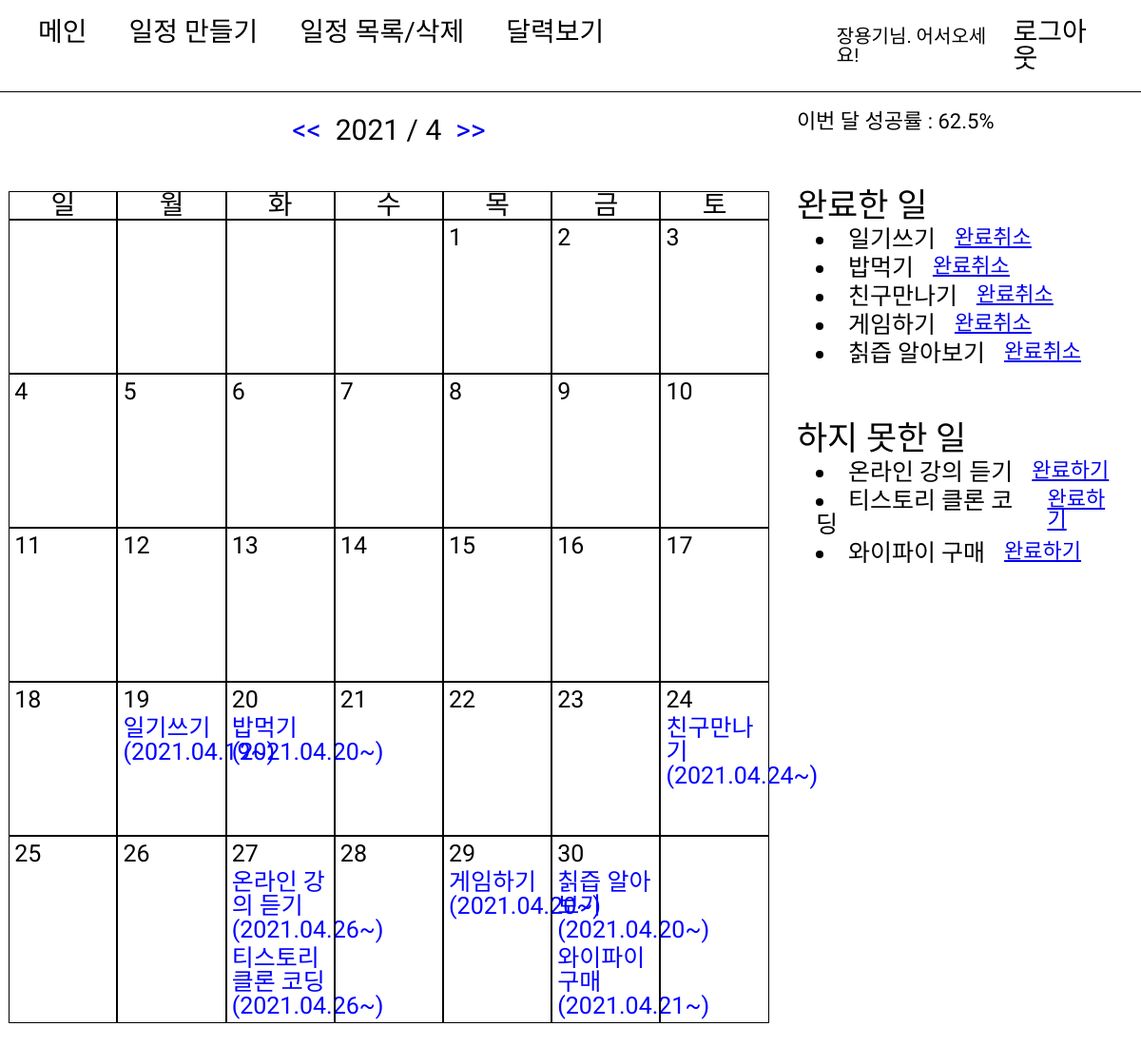
Page /2021/4/ (signed in) on the committed database.
### accounts/models.py (models this page shows)
class User(AbstractUser):
    age = models.IntegerField(null=True)

### diary/models.py (models this page shows)
class todoModel(models.Model):
    SUCCESS = 'S'
    FAIL = 'F'
    STATUS_CHOICE = [
        (SUCCESS, '성공'),
        (FAIL, '실패')
    ]
    status = models.CharField(max_length=10, choices=STATUS_CHOICE, default=FAIL)
    user = models.ForeignKey(
        'accounts.User', related_name='todo', on_delete=models.CASCADE
        )
    todo = models.CharField(max_length=200)
    start_date = models.DateField()
    end_date = models.DateField()
    created_at = models.DateTimeField(auto_now_add=True)
    class Meta:
        ordering = ['end_date']

### diary/views.py (the view)
# urls.py: path("<int:year>/<int:month>/", views.Detailcalendar, name="Detailcalendar"),
@login_required
def Detailcalendar(request, year, month):
    today = str(date.today())
    cal = today.split("-")
    today_year, today_month, today_day = cal[0], cal[1], cal[2]
    month_days = calendar.monthcalendar(int(year), int(month))
    month_begin = datetime.strptime(f"{year}-{month}-01", "%Y-%m-%d")
    end = calendar.monthrange(year, month)[1]
    month_end = datetime.strptime(f"{year}-{month}-{end}", "%Y-%m-%d")
    todo_list = todoModel.objects.filter(user=request.user)\
                    .filter(end_date__gte=month_begin)\
                    .filter(end_date__lte=month_end)
    success_todo = todoModel.objects.filter(user=request.user)\
                    .filter(end_date__gte=month_begin)\
                    .filter(end_date__lte=month_end)\
                    .filter(status="T")
    try:
        success_rate = round(len(success_todo)/len(todo_list)*100, 1)
    except:
        success_rate = 0
    days = [0,]
    for week_days in month_days:
        for week_day in week_days:
            days.append(week_day)
    days.pop()
    return render(request, "diary/calendar.html", {'days':days,
            'year':year, 'month':month,'today_year':today_year,
            'today_month':today_month, 'today_day':today_day, 'todo_list':todo_list,
            'success_todo':success_todo, 'success_rate':success_rate})

### templates/diary/calendar.html
{% extends "Layout.html" %}
{% block contents %}
<div class="header">
    <div class="header-nav">
        <a href="{% url 'diary:main' %}">메인</a>
        <a href="{% url 'diary:todo' %}">일정 만들기</a>
        <a href="{% url 'diary:list' %}">일정 목록/삭제</a>
        <a href="{% url 'diary:Detailcalendar' year month %}">달력보기</a>
    </div>
    <div class="header-user">
        <p>{{request.user.first_name}}님. 어서오세요!</p>
        <a href="{% url 'accounts:logout' %}">로그아웃</a>
    </div>
</div>
<div class="calendar">
    <div class="calendar_detail">
            <div class="calendar-title">
                {% if month|add:'0' > 1 %}
                <a href="{% url 'diary:Detailcalendar' year month|add:'-1' %}"><<</a>
                {% else %}
                <a href="{% url 'diary:Detailcalendar' year|add:'-1' 12 %}"><<</a>
                {% endif %}
            <div style="margin: 0 15px;"> {{year}} / {{month}} </div>
                {% if month|add:'0' < 12 %}
                <a href="{% url 'diary:Detailcalendar' year month|add:'1' %}">>></a>
                {% else %}
                <a href="{% url 'diary:Detailcalendar' year|add:'1' 1 %}">>></a>
                {% endif %}
            </div>
        <div class="calendar-content">
            <div class="days">일</div>
            <div class="days">월</div>
            <div class="days">화</div>
            <div class="days">수</div>
            <div class="days">목</div>
            <div class="days">금</div>
            <div class="days">토</div>
        {% for day in days %}
            {% if day != 0 %}
                <div class="days_day">
                    <p>{{day}}</p>
                    {% for list in todo_list %}
                        {% if day|add:'0' == list.end_date|date:'d'|add:'0' %}
                            <p style="color: blue;">{{list.todo}}({{list.start_date|date:'Y.m.d'}}~)</p>
                        {% endif %}
                    {% endfor %}
                </div>
            {% else %}
                <div class="days_day"></div>
            {% endif %}
        {% endfor %}
        </div>
    </div>
    <div class="todo-info">
        이번 달 성공률 : {{ success_rate }}%
        <div class="todo-info__title">완료한 일</div>
        {% for list in todo_list %}
            {% if list.status == 'T' %}
            <div class="todo-info__list">
                <li>{{list.todo}}</li>
                <a href="{% url 'diary:trans_todo' list.pk %}">완료취소</a>
            </div>
            {% endif %}
        {% endfor %}
        <div class="todo-info__title">하지 못한 일</div>
        {% for list in todo_list %}
            {% if list.status == 'F' %}
            <div class="todo-info__list">
                <li>{{list.todo}}</li>
                <a href="{% url 'diary:trans_todo' list.pk %}">완료하기</a>
            </div>
            {% endif %}
        {% endfor %}
    </div>
</div>
{% endblock %}

### static/css/Layout.css (style rules this page uses)
html, body, div, span, applet, object, iframe, h1, h2, h3, h4, h5, h6, p, blockquote, pre, a, abbr, acronym, address, big, cite, code, del, dfn, em, img, ins, kbd, q, s, samp, small, strike, strong, sub, sup, tt, var, b, u, i, center, dl, dt, dd, ol, ul, li, fieldset, form, label, legend, table, caption, tbody, tfoot, thead, tr, th, td, article, aside, canvas, details, embed, figure, figcaption, footer, hgroup, menu, nav, output, ruby, section, summary, time, mark, audio, video { margin: 0; padding: 0; border: 0; font-size: 100%; font: inherit; vertical-align: baseline; font-family: 'Nanum Pen Script', cursive; }
body { line-height: 1; }
.header { display: flex; padding: 20px; border-bottom: 1px solid black; }
.header-nav { width: 80%; }
.header a { text-decoration: none; color: black; margin: 0 20px 0 20px; font-size: 28px; }
.header-user { display: flex; align-items: center; }
.header-user p { font-size: 20px; }

### static/css/diary/calendar.css (style rules this page uses)
.calendar { display: flex; justify-content: flex-start; }
.calendar_detail { width: 70%; display: flex; flex-direction: column; align-items: center; justify-content: center; }
.calendar-title { display: flex; width: 98%; justify-content: center; margin: 3%; font-size: 30px; }
.calendar-title a { text-decoration: none; }
.calendar-content { display: flex; flex-wrap: wrap; justify-content: center; width: 98%; margin: 3%; font-size: 20px; }
.days { width: 14%; height: 28px; text-align: center; border: 1px solid black; font-size: 28px; }
.days_day { width: 14%; min-height: 160px; border: 1px solid black; font-size: 25px; }
.days_day p { margin: 5px; }
.todo-info { margin: 20px; font-size: 22px; }
.todo-info__title { margin-top: 60px; font-size: 35px; }
.todo-info__list { display: flex; margin-left: 20px; margin-top: 5px; }
.todo-info__list li { margin-right: 20px; font-size: 25px; }

### rows in the picture
User: user.first_name "장용기"
todoModel: todo "일기쓰기", start_date "2021.04.19"
todoModel: todo "밥먹기", start_date "2021.04.20"
todoModel: todo "친구만나기", start_date "2021.04.24"
todoModel: todo "온라인 강의 듣기", start_date "2021.04.26"
todoModel: todo "티스토리 클론 코딩", start_date "2021.04.26"
todoModel: todo "게임하기", start_date "2021.04.20"
todoModel: todo "칡즙 알아보기", start_date "2021.04.20"
todoModel: todo "와이파이 구매", start_date "2021.04.21"

### other values in the picture
{{ year }} "2021"
{{ month }} "4"
{{ day }} "1" "2" "3" "4" "5" "6" "7" "8" "9" "10" "11" "12" "13" "14" "15" "16" "17" "18" "19" "20" "21" "22" "23" "24" "25" "26" "27" "28" "29" "30"
{{ success_rate }} "62.5"
